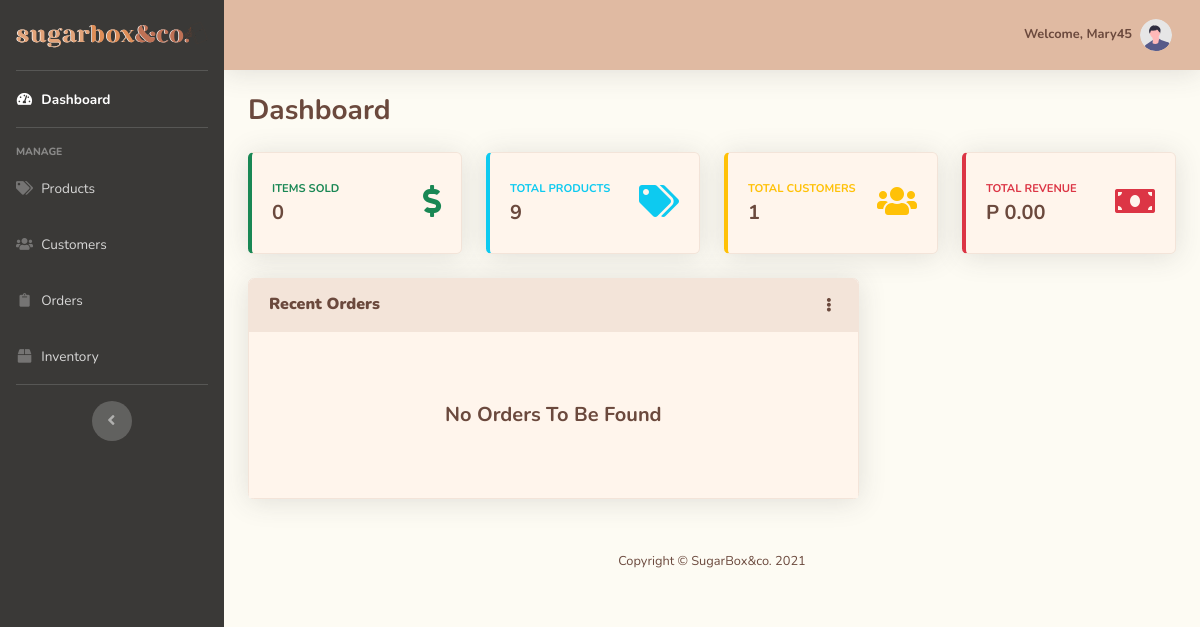
/admin-src/index.php (signed in), run on an earlier commit of the app's database.
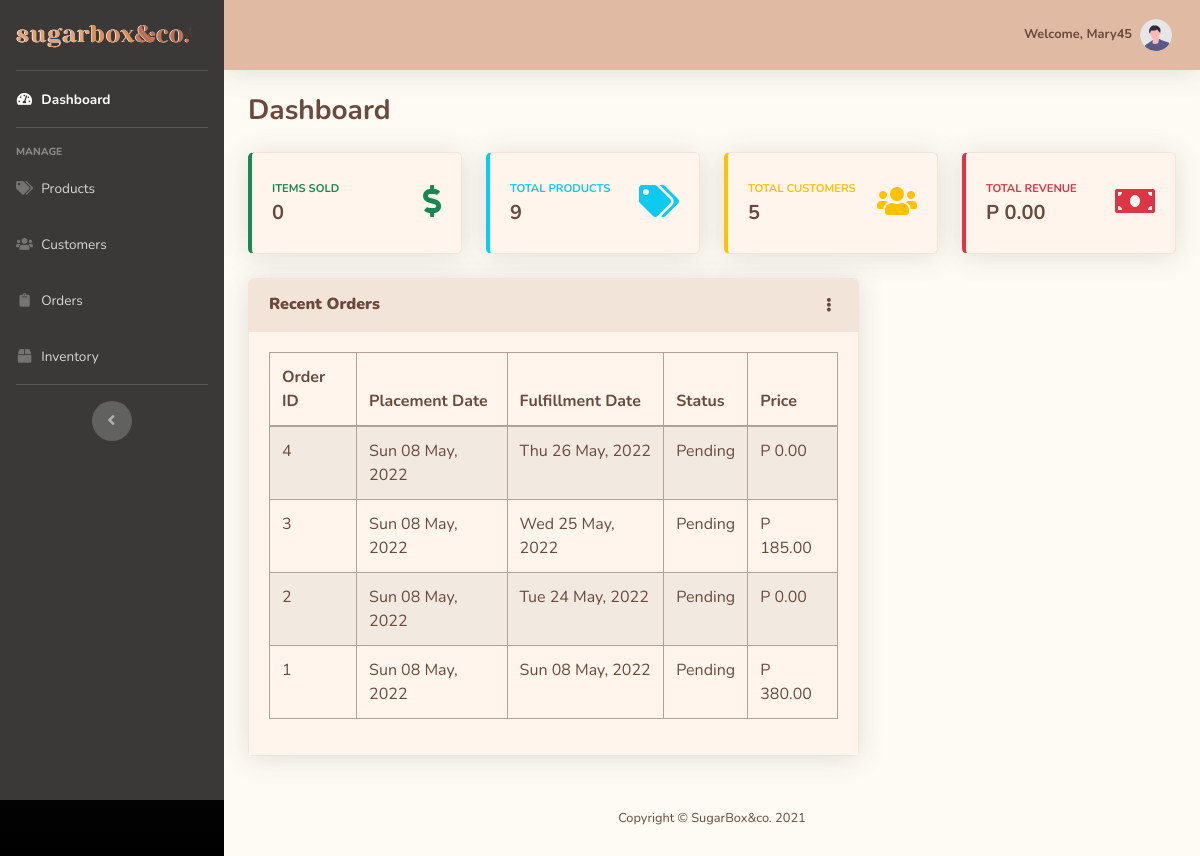
And on a later commit of the database.
### tables this page shows
CREATE TABLE `orders` (
  `Order_ID` int(11) NOT NULL,
  `Cust_ID` int(11) NOT NULL,
  `Order_Placement_Date` date NOT NULL DEFAULT current_timestamp(),
  `Order_Fullfilment_Date` date NOT NULL,
  `Order_Type` enum('Pick-up','Delivery','','') NOT NULL COMMENT '''Pick-up'', ''Delivery''',
  `Order_Status` enum('Pending','In progress','Ready for pick-up','Delivering','Delivery failed','Claimed','Cancelled') NOT NULL COMMENT '''Pending'',''In progress'',''Ready for pick-up'',''Delivering'',''Delivery failed'',''Claimed'',''Cancelled''',
  `Total_Price` float(15,2) NOT NULL
);

### admin-src/index.php (the view, shortened to what the changed rows need)
<?php
include 'includes/header.php';
include 'includes/topbar.php'
?>
<head>
</head>
<div class="container-fluid">
    <div class="d-sm-flex align-items-center justify-content-between mb-4">
        <h1 class="h3 mb-0 text-content"><b>Dashboard</b></h1>
    </div>
    <div class="row">
        <div class="col-xl-3 col-md-6 mb-4">
            <div class="card border-left-warning shadow h-100 py-2 bg-section2 border-section">
                <div class="card-body">
                    <div class="row no-gutters align-items-center">
                        <div class="col mr-2">
                            <?php
                                $conn = db_connect();
                                $query = "SELECT COUNT(`Cust_ID`) from `customer`";
                                $result = mysqli_query($conn, $query);
                                $customersCount = mysqli_fetch_array($result);
                            ?>
                            <div class="row no-gutters align-items-center">
                                <div class="col-auto">
                                    <div class="h5 mb-0 mr-3 font-weight-bold text-content"><?php echo $customersCount[0] ?></div>
                                </div>
                            </div>
                        </div>
                    </div>
                </div>
            </div>
        </div>
    </div>
    <div class="row">
        <div class="col-xl-8 col-lg-7">
            <div class="card shadow mb-4 border-section">
                <div class="card-body bg-section2">
                <?php
                    $conn = db_connect();
                    $query = "SELECT * FROM `orders` ORDER BY `Order_ID` DESC LIMIT 5";
                    $result = mysqli_query($conn, $query);
                    if (mysqli_num_rows($result) > 0) {
                ?>
                    <div class="table-responsive">
                        <table class="table table-striped table-bordered table-content bg-section2 text-content" width="100%" cellspacing="0">
                            <thead>
                                <tr>
                                    <th>Order ID</th>
                                    <th>Placement Date</th>
                                    <th>Fulfillment Date</th>
                                    <th>Status</th>
                                    <th>Price</th>
                                </tr>
                            </thead>
                            <tbody>
                            <?php while ($row = mysqli_fetch_assoc($result)) { ?>
                                <tr>
                                    <td><?php echo $row['Order_ID'] ?></td>
                                    <td><?php echo date('D d F, Y', strtotime($row['Order_Placement_Date'])) ?></td>
                                    <td><?php echo date('D d F, Y', strtotime($row['Order_Fullfilment_Date'])) ?></td>
                                    <td><?php echo $row['Order_Status'] ?></td>
                                    <td>P <?php echo $row['Total_Price'] ?></td>
                                </tr>
                            <?php } ?>
                            </tbody>
                        </table>
                    </div>
                <?php } else { ?>
                    <p class="text-center lead text-content font-weight-bolder my-5">No Orders To Be Found</p>
                <?php } ?>
                </div>
            </div>
        </div>
</div>
</div>
<?php
include 'includes/footer.php';
include 'includes/scripts.php'
?>

What changed in the data, as far as the page shows it:
added orders: Order_ID "4", Order_Placement_Date "Sun 08 May, 2022", Order_Fullfilment_Date "Thu 26 May, 2022", Order_Status "Pending", Total_Price "0.00"
added orders: Order_ID "3", Order_Placement_Date "Sun 08 May, 2022", Order_Fullfilment_Date "Wed 25 May, 2022", Order_Status "Pending", Total_Price "185.00"
added orders: Order_ID "2", Order_Placement_Date "Sun 08 May, 2022", Order_Fullfilment_Date "Tue 24 May, 2022", Order_Status "Pending", Total_Price "0.00"
added orders: Order_ID "1", Order_Placement_Date "Sun 08 May, 2022", Order_Fullfilment_Date "Sun 08 May, 2022", Order_Status "Pending", Total_Price "380.00"
Also different on the page:
$customersCount[0]: "1" → "5"
text no longer shown: "No Orders To Be Found"
text now shown: "Order ID Placement Date Fulfillment Date Status Price"
